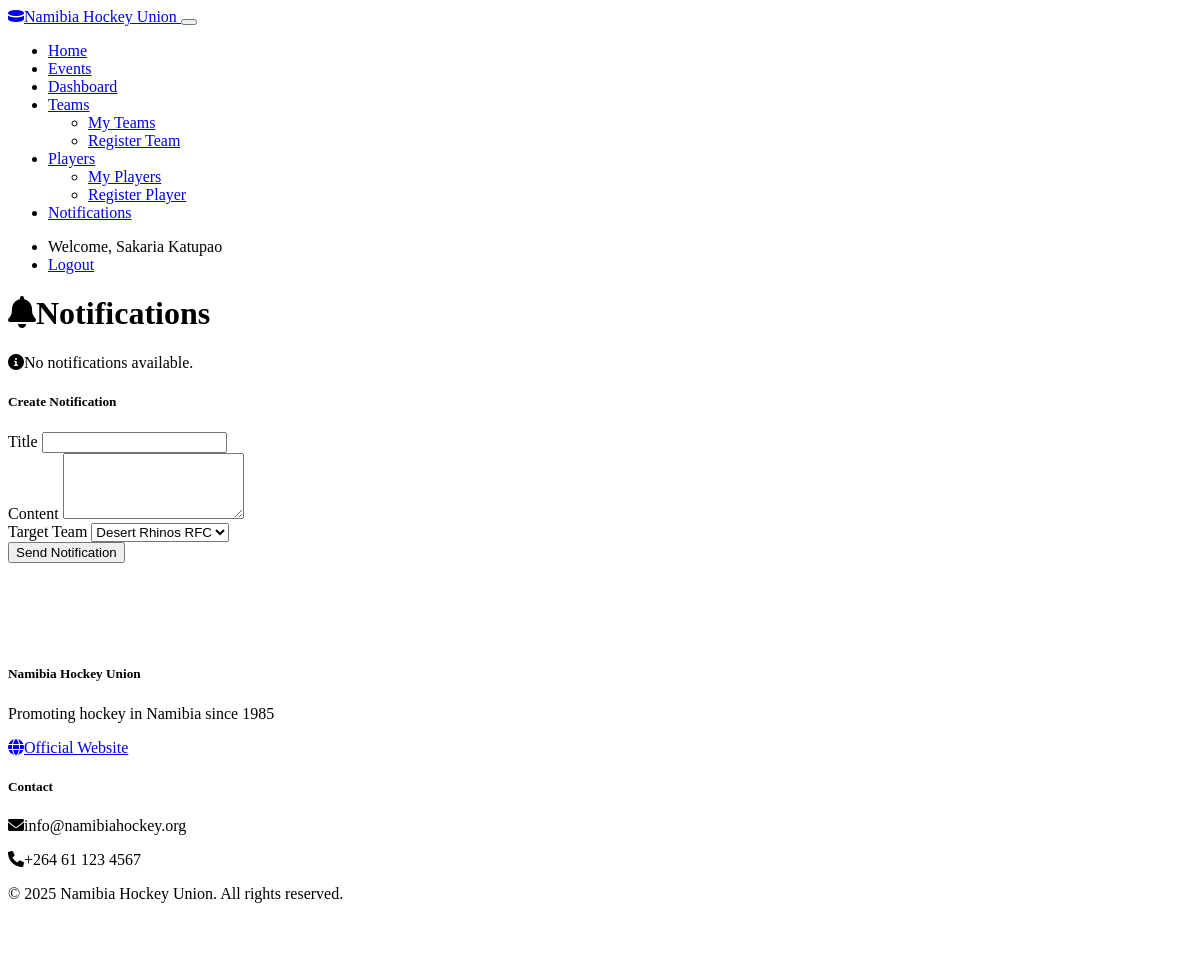
The app's page /notifications (signed in), older data.
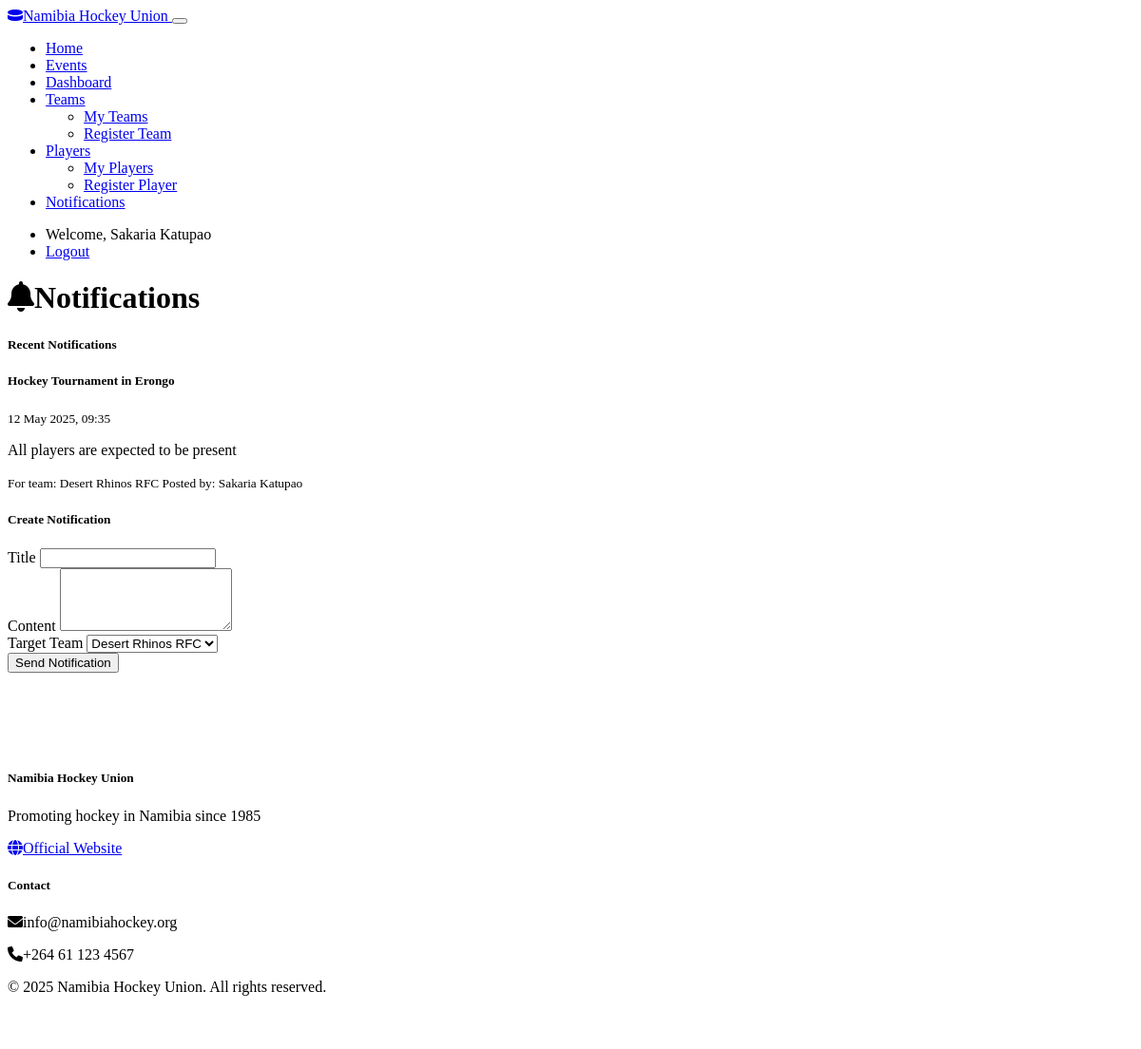
The same page, newer data.
### models.py (models this page shows, shortened)
class Notification(db.Model):
    id = db.Column(db.Integer, primary_key=True)
    title = db.Column(db.String(120), nullable=False)
    content = db.Column(db.Text, nullable=False)
    created_at = db.Column(db.DateTime, default=datetime.utcnow)
    created_by = db.Column(db.Integer, db.ForeignKey('user.id'), nullable=False)
    creator = db.relationship('User', backref='notifications')
    is_global = db.Column(db.Boolean, default=False)
    target_team_id = db.Column(db.Integer, db.ForeignKey('team.id'))
    target_team = db.relationship('Team', backref='notifications')

class Team(db.Model):
    id = db.Column(db.Integer, primary_key=True)
    name = db.Column(db.String(100), nullable=False)
    division = db.Column(db.String(50), nullable=False)
    founded_year = db.Column(db.Integer)
    manager_id = db.Column(db.Integer, db.ForeignKey('user.id'), nullable=False)
    logo_url = db.Column(db.String(256))
    created_at = db.Column(db.DateTime, default=datetime.utcnow)
    players = db.relationship('Player', secondary=player_team, lazy='subquery',
                            backref=db.backref('teams', lazy=True))
    events = db.relationship('Event', secondary=team_event, lazy='subquery',
                           backref=db.backref('teams', lazy=True))

class User(UserMixin, db.Model):
    id = db.Column(db.Integer, primary_key=True)
    username = db.Column(db.String(64), unique=True, nullable=False)
    email = db.Column(db.String(120), unique=True, nullable=False)
    password_hash = db.Column(db.String(256), nullable=False)
    is_admin = db.Column(db.Boolean, default=False)
    teams = db.relationship('Team', backref='manager', lazy=True)

### routes.py (the view, shortened to what this page needs)
@app.route('/notifications', methods=['GET', 'POST'])
@login_required
def notifications():
    now = datetime.utcnow()
    form = NotificationForm()
    if current_user.is_admin:
        form.target_team_id.choices = [(0, 'All Teams')] + [(team.id, team.name) for team in Team.query.all()]
    else:
        form.target_team_id.choices = [(team.id, team.name) for team in Team.query.filter_by(manager_id=current_user.id).all()]
    if current_user.is_admin:
        all_notifications = Notification.query.order_by(Notification.created_at.desc()).all()
    else:
        managed_teams = Team.query.filter_by(manager_id=current_user.id).all()
        team_ids = [team.id for team in managed_teams]
        all_notifications = Notification.query.filter(
            (Notification.is_global == True) |
            (Notification.target_team_id.in_(team_ids)) |
            (Notification.created_by == current_user.id)
        ).order_by(Notification.created_at.desc()).all()
    return render_template('notifications.html', form=form, notifications=all_notifications, now=now)

### forms.py
class NotificationForm(FlaskForm):
    title = StringField('Title', validators=[DataRequired(), Length(max=120)])
    content = TextAreaField('Content', validators=[DataRequired()])
    is_global = BooleanField('Send to all teams')
    target_team_id = SelectField('Target Team', coerce=int, validators=[Optional()])
    submit = SubmitField('Send Notification')

### models.py (called while the page is built)
@login_manager.user_loader
def load_user(user_id):
    return User.query.get(int(user_id))

### templates/notifications.html (shortened to what the changed rows need)
{% extends "base.html" %}
{% block content %}
<div class="row mb-4">
    <div class="col-md-8">
        <h1 class="mb-0"><i class="fas fa-bell me-2"></i>Notifications</h1>
    </div>
</div>
<div class="row">
    <div class="col-md-8">
        {% if notifications %}
        <div class="card mb-4">
            <div class="card-header bg-primary text-white">
                <h5 class="mb-0">Recent Notifications</h5>
            </div>
            <div class="card-body p-0">
                <div class="list-group list-group-flush">
                    {% for notification in notifications %}
                    <div class="list-group-item">
                        <div class="d-flex w-100 justify-content-between">
                            <h5 class="mb-1">{{ notification.title }}</h5>
                            <small>{{ notification.created_at.strftime('%d %b %Y, %H:%M') }}</small>
                        </div>
                        <p class="mb-1">{{ notification.content }}</p>
                        <div class="d-flex w-100 justify-content-between align-items-center">
                            <small>
                                {% if notification.is_global %}
                                <span class="badge bg-primary">Global Announcement</span>
                                {% elif notification.target_team %}
                                <span class="badge bg-info">For team: {{ notification.target_team.name }}</span>
                                {% endif %}
                            </small>
                            <small>
                                Posted by: {{ notification.creator.username }}
                            </small>
                        </div>
                    </div>
                    {% endfor %}
                </div>
            </div>
        </div>
        {% else %}
        <div class="alert alert-info">
            <i class="fas fa-info-circle me-2"></i>No notifications available.
        </div>
        {% endif %}
    </div>
</div>
{% endblock %}

Row changes from the older to the newer data that the page shows:
added Notification: title "Hockey Tournament in Erongo", created_at "12 May 2025, 09:35", content "All players are expected to be present", target_team.name "Desert Rhinos RFC", creator.username "Sakaria Katupao"
Text that changed along with them:
text no longer shown: "No notifications available."
text now shown: "Recent Notifications"
